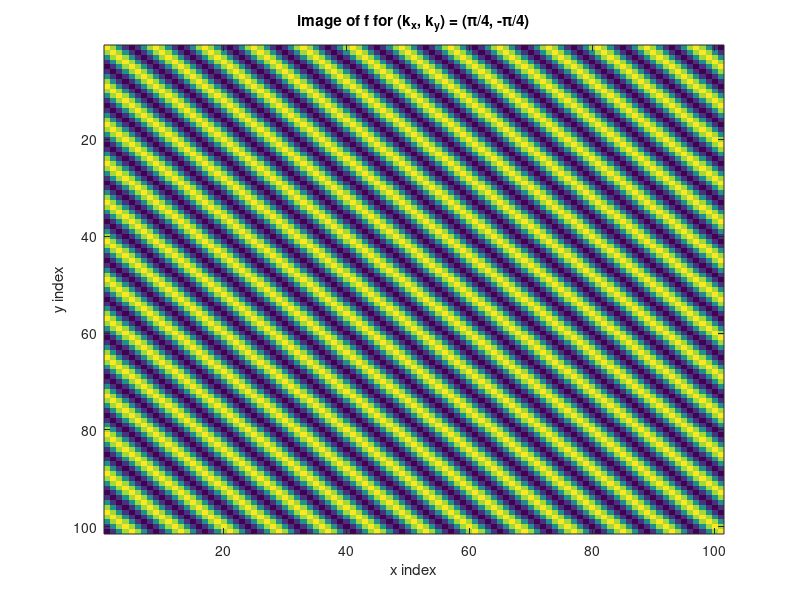

Source code (MATLAB): (Note: this script raises an error after producing the figure.)
clear all
close all
clc

% construct f(m,n)
x = 0:100;
y = 0:100;
[m, n] = meshgrid(x, y);
kx = pi/4;
ky = -pi/4;

f = cos(ky*m + kx*n);
figure()
imagesc(f)
title('image of f for (k_x, k_y) = (\pi/4, -\pi/4)')
xlabel('x index')
ylabel('y index')

F = fftshift(myDFT2(f));
figure()
imagesc(abs(F))
title('image of 2-D DFT of f for (k_x, k_y) = (\pi/4, -\pi/4)')
xlabel('x index')
ylabel('y index')
